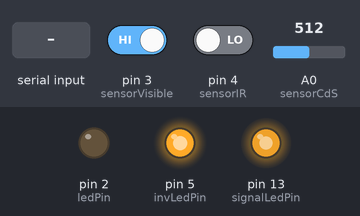
Recording of a sketch running on a simulated Arduino Uno, built with avr-gcc and run on an emulated ATmega328P. On the bench: output pins drawn as LEDs (lit = HIGH). Inputs (shaded band) come from the test bench; at power-on: A0 (sensorCdS) = 512, pin 4 (sensorIR) LOW, pin 3 (sensorVisible) HIGH. What the sketch prints to the serial monitor is not drawn.

Above: at 2.2 s.
2.3 s: A0 (sensorCdS) set to 527
3.8 s: A0 (sensorCdS) set to 545
At 4.06 s:
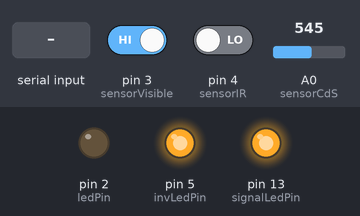
6.8 s: byte 90 received over Serial
At 7.19 s:
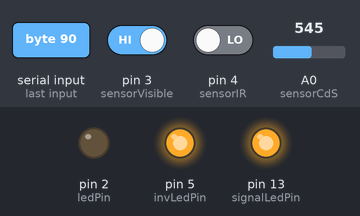
9.8 s: byte 30 received over Serial
At 10.13 s:
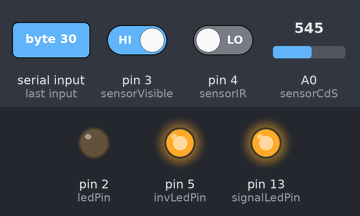
12.8 s: A0 (sensorCdS) set to 511
At 13.6 s:
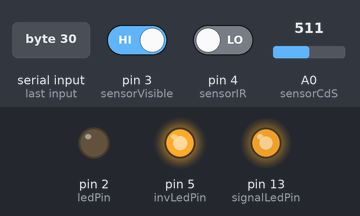
14.3 s: pin 4 (sensorIR) driven HIGH
At 15.2 s:
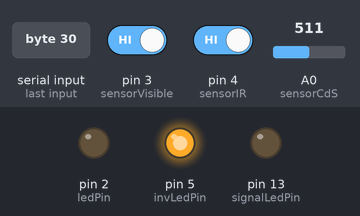
Timing chart, 0 to 16.8 s (numbered marks = the images above; inputs shaded):
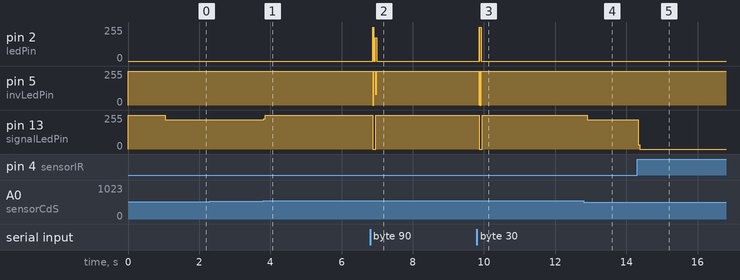

Measured:
- after the input at 2.3 s, every drawn part: stays the same
- after the input at 3.8 s, pin 13 (signalLedPin): 219/255 → 255/255 at once
- after the input at 6.8 s, pin 13 (signalLedPin): 255/255 → 0/255 after 0.07 s, → 255/255 0.09 s later
- after the input at 9.8 s, pin 2 (ledPin): alternates 255/255 for 0.02 s and 0/255 for 0.01 s, 4 changes in all, then stays 0/255, starting after 0.06 s; pin 5 (invLedPin): alternates 255/255 for 0.01 s and 0/255 for 0.02 s, 4 changes in all, then stays 255/255, starting after 0.06 s
- after the input at 12.8 s, pin 13 (signalLedPin): 255/255 → 218/255 after 0.10 s
- after the input at 14.3 s, pin 13 (signalLedPin): 218/255 → 0/255 at once

The sketch:

auroraLink104.ino
```cpp
/*
 * Aurora-Link v4.7.0 - "The Clean Conversation Hub"
 * - Logic: Dedicated paths for CdS (North), Visible (East), and IR (South)
 * - Feature: Adaptive Origin Tagging (Only prints header on origin change)
 * - Speeds: 110 (A0), 1200 (D3), 9600 (D4)
 */

// Speed Settings
const long baudCdS     = 110;
const long baudVisible = 1200;
const long baudStealth = 9600;

// Tracking Variables
long currentActiveBaud = 110;
int lastOrigin = -1; // 0=North, 1=East, 2=South

// Pin Mapping
const int ledPin       = 2;
const int invLedPin    = 5;
const int signalLedPin = 13;
const int sensorCdS    = A0;
const int sensorVisible = 3;
const int sensorIR      = 4;

float referenceLevel = 512.0;
const float deltaPercent = 0.05;

void setup() {
  Serial.begin(115200);

  // --- START INTERNAL ID SNIPPET ---
  Serial.println(F("\n========================================"));
  Serial.print(F("FILE:     ")); Serial.println(F(__FILE__));
  Serial.print(F("COMPILED: ")); Serial.print(F(__DATE__));
  Serial.print(F(" | "));      Serial.println(F(__TIME__));
  Serial.println(F("========================================\n"));
  // --- END INTERNAL ID SNIPPET ---

  pinMode(ledPin, OUTPUT);
  pinMode(invLedPin, OUTPUT);
  pinMode(signalLedPin, OUTPUT);
  pinMode(sensorVisible, INPUT);
  pinMode(sensorIR, INPUT);

  digitalWrite(ledPin, LOW);
  digitalWrite(invLedPin, HIGH);

  digitalWrite(signalLedPin, HIGH);
  delay(1000);
  referenceLevel = (float)analogRead(sensorCdS);
  digitalWrite(signalLedPin, LOW);
  Serial.println(F("SYSTEM: Scanning Neighbors (Clean Chat Mode)"));
}

void loop() {
  // --- RECEIVER POLLING ---

  // 1. Check NORTH (CdS)
  int cdsVal = analogRead(sensorCdS);
  float change = ((float)cdsVal - referenceLevel) / referenceLevel;
  if (change > deltaPercent) {
    if (lastOrigin != 0) {
      Serial.print(F("\n[NORTH]: "));
      lastOrigin = 0;
    }
    currentActiveBaud = baudCdS;
    processStream(sensorCdS, true, baudCdS);
  }

  // 2. Check EAST (Visible)
  else if (digitalRead(sensorVisible) == LOW) {
    if (lastOrigin != 1) {
      Serial.print(F("\n[EAST]:  "));
      lastOrigin = 1;
    }
    currentActiveBaud = baudVisible;
    processStream(sensorVisible, false, baudVisible);
  }

  // 3. Check SOUTH (IR)
  else if (digitalRead(sensorIR) == LOW) {
    if (lastOrigin != 2) {
      Serial.print(F("\n[SOUTH]: "));
      lastOrigin = 2;
    }
    currentActiveBaud = baudStealth;
    processStream(sensorIR, false, baudStealth);
  }

  // --- ADAPTIVE TRANSMITTER ---
  if (Serial.available() > 0) {
    char outChar = (char)Serial.read();
    transmitByte(outChar, currentActiveBaud);
  }
}

void processStream(int pin, bool isAnalog, long speed) {
  digitalWrite(signalLedPin, HIGH);
  char c = receiveByte(pin, isAnalog, speed);
  if (c > 0) Serial.write(c);
  digitalWrite(signalLedPin, LOW);
}

void transmitByte(char c, long speed) {
  long bitTime = 1000000 / speed;
  digitalWrite(ledPin, HIGH);
  digitalWrite(invLedPin, LOW);
  delayMicroseconds(bitTime);

  for (int i = 0; i < 8; i++) {
    bool b = bitRead(c, i);
    digitalWrite(ledPin, b);
    digitalWrite(invLedPin, !b);
    delayMicroseconds(bitTime);
  }

  digitalWrite(ledPin, LOW);
  digitalWrite(invLedPin, HIGH);
  delayMicroseconds(bitTime);
}

char receiveByte(int pin, bool isAnalog, long speed) {
  long bitTime = 1000000 / speed;
  delayMicroseconds(bitTime * 1.5);

  char result = 0;
  for (int i = 0; i < 8; i++) {
    bool detected = false;
    if (isAnalog) {
      float diff = ((float)analogRead(pin) - referenceLevel) / referenceLevel;
      detected = (diff > (deltaPercent / 2));
    } else {
      detected = (digitalRead(pin) == LOW);
    }
    if (detected) bitSet(result, i);
    delayMicroseconds(bitTime);
  }
  return result;
}
```
